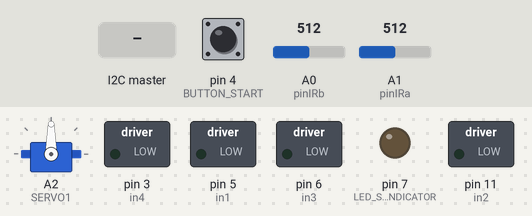
Simulated run of this sketch. Board: Arduino Uno, built with avr-gcc and run on an emulated ATmega328P. On the bench: servo, switched loads named in the sketch (green lamp = pin HIGH), output pins drawn as LEDs (lit = HIGH). The inputs (shaded band) are chosen by the test bench; at power-on: pin 4 (BUTTON_START) HIGH, A0 (pinIRb) = 512, A1 (pinIRa) = 512. What the sketch prints to the serial monitor is not drawn.

Above: at 1.3 s.
1.4 s: pin 4 (BUTTON_START) pulled LOW for 3.2 s
6.1 s: the I2C master sends the byte 5
At 8.0 s:
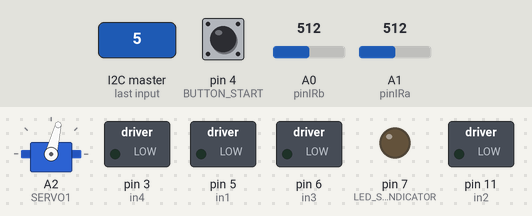
9.1 s: A0 (pinIRb) set to 716
10.6 s: A1 (pinIRa) set to 716
12.1 s: the I2C master sends the byte 0
Timing chart, 0 to 15.2 s (numbered marks = the images above; inputs shaded):
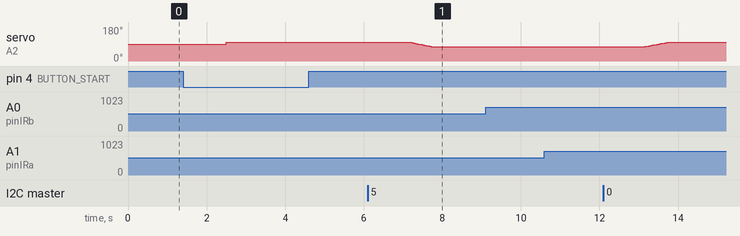

The sketch:

UNO_main.ino
```cpp
#include <Servo.h>
#include "UNO2ESPComm.h"

#define SERVO1 A2

//start UI
#define CAMERA_MODEL_AI_THINKER
const int LED_START_INDICATOR = 7;
const int SWITCH_0 = 2;
const int SWITCH_1 = 17; //A3
const int BUTTON_START = 4;

//IR
const int pinIRa = A1;
const int pinIRb = A0;
const int SIZE = 5;
int IRa_last_readings[SIZE];
int IRb_last_readings[SIZE];
int IRaIndex = 0;
int IRbIndex = 0;
bool IR_debug = true;

//motors
const int in1 = 5;
const int in2 = 11;
const int in3 = 6;
const int in4 = 3;

bool debug = false;
int IRvalueA = 0;
int IRvalueB = 0;
int initial_readingsA[5];
int initial_readingsB[5];

bool dataOut[4] = {true, false, true, false}; // Initial state is red for both sensors

int maxInitialValueA = 0;
int maxInitialValueB = 0;
float minThresholdA = 0;  // Declare as global variables
float maxThresholdA = 0;
float minThresholdB = 0;
float maxThresholdB = 0;
int left = 0;
int right = 0;
//part of the setup is how upon start, the bot will wait 5 seconds and then start moving.
//During these 5 seconds, the initial_readings array will be filled with values for the red square

Servo myservo;

enum GripperState
{
  opened,
  closed
};

GripperState gripper_state;

void handleMotors();
void handleIR();
void handleGripper();
void doOnBlack();
int motorsMapDeadzone(int pwm);
void setMotors(int left, int right);
void serialMotorControl();

void setup()
{
  Serial.begin(115200);

  pinMode(pinIRa, INPUT);
  pinMode(pinIRb, INPUT);
  pinMode(in1, OUTPUT);
  pinMode(in2, OUTPUT);
  pinMode(in3, OUTPUT);
  pinMode(in4, OUTPUT);
  digitalWrite(in1, LOW);
  digitalWrite(in2, LOW);
  digitalWrite(in3, LOW);
  digitalWrite(in4, LOW);


  //start UI
  pinMode(LED_START_INDICATOR, OUTPUT);
  pinMode(SWITCH_0, INPUT_PULLUP);
  pinMode(SWITCH_1, INPUT_PULLUP);
  pinMode(BUTTON_START, INPUT_PULLUP);
  digitalWrite(LED_START_INDICATOR, LOW);

  myservo.attach(SERVO1);

  for (int i = 0; i < SIZE; i++) {
    IRa_last_readings[i] = 0;
    IRb_last_readings[i] = 0;
  }

  for (int i = 0; i < 5; i++) {
    initial_readingsA[i] = analogRead(pinIRa);
    initial_readingsB[i] = analogRead(pinIRb);

    if (initial_readingsA[i] > maxInitialValueA) {
      maxInitialValueA = initial_readingsA[i]; // Find the maximum value from initial readings for sensor A
    }

    if (initial_readingsB[i] > maxInitialValueB) {
      maxInitialValueB = initial_readingsB[i]; // Find the maximum value from initial readings for sensor B
    }

    delay(500); // Delay between readings
  }

  // Calculate thresholds based on the maximum initial value
  minThresholdA = maxInitialValueA * 1.1;
  maxThresholdA = maxInitialValueA * 2;

  minThresholdB = maxInitialValueB * 1.1;
  maxThresholdB = maxInitialValueB * 2;
//


  Serial.println("Thresholds for Sensor A:");
  Serial.print("Min: ");
  Serial.println(minThresholdA);
  Serial.print("Max: ");
  Serial.println(maxThresholdA);

  Serial.println("Thresholds for Sensor B:");
  Serial.print("Min: ");
  Serial.println(minThresholdB);
  Serial.print("Max: ");
  Serial.println(maxThresholdB);

  myservo.write(100);

  esp.begin(0x55);

  while(digitalRead(BUTTON_START))
  {
    esp.scan();// wait for user to set switches until they press the button
    int color_target = ReadColorButtons();
    esp.TX_data.egg_color = color_target;
  }
  StartSequence();

}

void loop()
{
//   serialMotorControl();


//  IRvalueA = analogRead(pinIRa);
//  IRvalueB = analogRead(pinIRb);
//
//  Serial.print("right sensor: ");
//  Serial.print(IRvalueA); Serial.print(", ");
//  if (isGray(IRvalueA, minThresholdA, maxThresholdA)) {
//    Serial.print("gray");
//  } else if (isBlack(IRvalueA, maxThresholdA)) {
//    Serial.print("black");
//  } else {
//    Serial.print("red");
//  }
//
//  Serial.print("\t left sensor: ");
//  Serial.print(IRvalueB); Serial.print(", ");
//  if (isGray(IRvalueB, minThresholdB, maxThresholdB)) {
//    Serial.println("gray");
//  } else if (isBlack(IRvalueB, maxThresholdB)) {
//    Serial.println("black");
//  } else {
//    Serial.println("red");
//  }
//
//  delay(250);

  esp.scan();

  handleMotors();
  handleIR();
  handleGripper();
}

void BlinkStartLED() {
  Serial.println("Blinking START LED!");
  for (int i = 0; i < 5; i++) {
    digitalWrite(LED_START_INDICATOR, HIGH);
    delay(500);
    digitalWrite(LED_START_INDICATOR, LOW);
    delay(500);
  }
  //digitalWrite(LED_START_INDICATOR, HIGH);
}

void StartSequence() {

  Serial.print("color-number is: "); Serial.println(esp.TX_data.egg_color);
  //  BlinkStartLED();
  esp.TX_data.start = true;
}

int ReadColorButtons() {
  int bit0 = digitalRead(SWITCH_0); // bits are 0 or 1
  int bit1 = digitalRead(SWITCH_1);

  return (bit1 << 1) | bit0;  //returns int 0, 1, 2, or 3
}

void handleMotors()
{
  int left = esp.getMotorInput(LEFT);
  int right = esp.getMotorInput(RIGHT);
  Serial.print("left, right: "); Serial.print(left); Serial.print('\t'); Serial.println(right);
  setMotors(left, right);

  if(esp.rx_time_out_flag)
    Serial.println("RX Time OUT!");
}
void handleIR()
{
  IRvalueA = analogRead(pinIRa);
  IRvalueB = analogRead(pinIRb);

  IRa_last_readings[IRaIndex] = IRvalueA;
  IRb_last_readings[IRbIndex] = IRvalueB;

  IRaIndex = (IRaIndex + 1) % SIZE;
  IRbIndex = (IRbIndex + 1) % SIZE;

  float avg_A = 0;
  float avg_B = 0;

  for (int i = 0; i < SIZE; i++){
    avg_A += IRa_last_readings[i];
    avg_B += IRb_last_readings[i];
  }

  avg_A /= SIZE;
  avg_B /= SIZE;
  if (IR_debug){
    Serial.print("left sensor: ");
    Serial.print(IRvalueA); Serial.print("\n");
    Serial.print("left sensor AVERAGE: ");
    Serial.print(avg_A); Serial.print("\nleft sensor sees: ");
  }


  // Check and update the color status for sensor A
  if (isGray(avg_A, minThresholdA, maxThresholdA)) {
    dataOut[0] = false;
    dataOut[1] = false;
    Serial.println("gray\n");

  } else if (isBlack(avg_A, maxThresholdA)) {
    dataOut[0] = false;
    dataOut[1] = true;
    Serial.println("black\n");
    doOnBlack();
  } else {
    dataOut[0] = true;
    dataOut[1] = false;
    Serial.println("red\n");

  }
  if(IR_debug){
    Serial.print("right sensor: ");
    Serial.print(IRvalueB); Serial.print("\n");
    Serial.print("right sensor AVERAGE: ");
    Serial.print(avg_B); Serial.print("\nright sensor sees: ");
  }


  // Check and update the color status for sensor B
  if (isGray(avg_B, minThresholdB, maxThresholdB)) {
    dataOut[2] = false;
    dataOut[3] = false;
    Serial.println("gray\n");
  } else if (isBlack(avg_B, maxThresholdB)) {
    dataOut[2] = false;
    dataOut[3] = true;
    doOnBlack();
    Serial.println("black\n");
  } else {
    dataOut[2] = true;
    dataOut[3] = false;
    Serial.println("red\n");
  }

  esp.setFieldValues(dataOut);
}
void handleGripper()
{
  const int pos_opened = 100;
  const int pos_closed = 75;

  if(esp.RX_data.gripper_signal && gripper_state == opened)
  {
    esp.TX_data.gripper_active = true;
    for (int pos = pos_opened; pos >= pos_closed; pos -= 2)  // goes from 0 degrees to 180 degrees    // in steps of 1 degree
    {
       myservo.write(pos);              // tell servo to go to position in variable 'pos'
       delay(50);                       // waits 50ms for the servo to reach the position
    }
    gripper_state = closed;
    esp.TX_data.gripper_active = false;
  }
  else if(!esp.RX_data.gripper_signal && gripper_state == closed)
  {
    esp.TX_data.gripper_active = true;
    for (int pos = pos_closed; pos <= pos_opened; pos += 2)  // goes from close degrees to open degrees    // in steps of 1 degree
    {
       myservo.write(pos);              // tell servo to go to position in variable 'pos'
       delay(50);                       // waits 50ms for the servo to reach the position
    }
    gripper_state = opened;
    esp.TX_data.gripper_active = false;
  }
}

int motorsMapDeadzone(int pwm)
{
  const int minPWM = 50;
  const int maxPWM = 255;

  if(pwm == 0)
    return 0;

  bool neg = pwm < 0;
  if(neg)
    pwm *= -1;

  pwm = minPWM + pwm * ((maxPWM - minPWM) / (float)maxPWM);

  if(neg)
    pwm *= -1;

  return pwm;
}

void serialMotorControl()
{
  switch(Serial.read())
  {
    case 'l':
    {
      left = Serial.parseInt();
      break;
    }
    case 'r':
    {
      right = Serial.parseInt();
      break;
    }
    case 'b':
    {
      right = left = Serial.parseInt();
      break;
    }
    // default:
    //   left = right = 0;
  }
  setMotors(left, right);
}

void setMotors(int left, int right)
{
  left = motorsMapDeadzone(left);
  right = motorsMapDeadzone(right);
  Serial.print("mapped     : "); Serial.print(left); Serial.print('\t'); Serial.println(right);

  if(esp.rx_time_out_flag)
  {
    left = 0;
    right = 0;
    Serial.println("timeout in setMotors!");
  }
  if(left < 0)
  {
    digitalWrite(in4, LOW);
    analogWrite(in3, -left);
//    Serial.println("left backwards");
  }
  else
  {
    digitalWrite(in3, LOW);
    analogWrite(in4, left);
//    Serial.println("left forwards");
  }

  if(right < 0)
  {
    digitalWrite(in2, LOW);
    analogWrite(in1, -right);
//    Serial.println("right backwards");
  }
  else
  {
    digitalWrite(in1, LOW);
    analogWrite(in2, right);
//    Serial.println("right forwards");
  }
}

bool isGray(int value, float minThreshold, float maxThreshold) {
  return (value >= minThreshold && value <= maxThreshold);
}

bool isBlack(int value, float threshold) {
  return (value > threshold);
}

void doOnBlack()
{
  if(!esp.rx_time_out_flag && esp.stopOnEdge())
  {
    setMotors(-180, -180);
    delay(100);
    setMotors(0, 0);

    esp.rx_time_out_flag = true;
  }
}
```

UNO2ESPComm.cpp
```cpp
#include "UNO2ESPComm.h"

UNO2ESPComm esp;

UNO2ESPComm::UNO2ESPComm(uint8_t addr)
{
  setAddr(addr);
}

void UNO2ESPComm::begin(uint8_t addr)
{
  if(addr < 0)
  {
    Serial.println("invalid I2C address for UNO!");
    while(1);
  }
  this->addr = addr;
  Wire.begin(addr);
  Wire.onReceive(wireReceiveHandler);
  Wire.onRequest(wireRequestHandler);
  Serial.print("UNO is now an I2C slave device with address 0x");
  if(addr < 16) Serial.print('0');
  Serial.println(addr, HEX);
}

bool UNO2ESPComm::scan()
{
  bool esp_interaction = false;
  if(data_received)
  {
    Wire.readBytes((uint8_t*)&RX_data, sizeof(ESP_RX));
    data_received = false;
    has_received = true;
    esp_interaction = true;
    last_rx_msg_time = millis();
    rx_time_out_flag = false;
  }
  else
  {
    if(millis() - last_rx_msg_time > rx_time_out_value)
      rx_time_out_flag = true;
  }
  if(data_requested)
  {
    data_requested = false;
    has_requested = true;
    esp_interaction = true;
  }
  return esp_interaction;
}

uint8_t UNO2ESPComm::eventType()
{
  int type = 0;
  if(has_received)
    type += 1;
  if(has_requested)
    type += 2;

  has_requested = has_received = false;
  return type;
}

void UNO2ESPComm::setAddr(uint8_t addr)
{
  this->addr = addr;
}

void UNO2ESPComm::setRXTimeOut(int ms)
{
  rx_time_out_value = ms;
}

void UNO2ESPComm::printRXData()
{
  Serial.println();
  Serial.println("Sent to ESP:\n");
  Serial.println("\tfield_detection:\t"); Serial.println(TX_data.field_detection, BIN);
//  Serial.print("\tgripper_success:\t"); Serial.println((TX_data.gripper_success ? "true" : "false"));
}

void UNO2ESPComm::printTXData()
{
  Serial.println();
  Serial.println("Recieved from ESP:\n");
  Serial.print("\tgripper_signal: "); Serial.println(RX_data.gripper_signal);
  Serial.print("\tmotor_control_linear: "); Serial.println(RX_data.motor_control_linear);
  Serial.print("\tmotor_control_angular: "); Serial.println(RX_data.motor_control_angular);
}

void UNO2ESPComm::wireReceiveHandler(int num_bytes)
{
  data_received = true;
}

void UNO2ESPComm::wireRequestHandler()
{
  data_requested = true;
  Wire.write((uint8_t*)&TX_data, sizeof(ESP_TX));
}

void UNO2ESPComm::setFieldValues(bool left_bit1, bool left_bit0, bool right_bit1, bool right_bit0)
{
  TX_data.field_detection = 0;

  if(left_bit1)
    TX_data.field_detection |= (1 << 3);

  if(left_bit0)
    TX_data.field_detection |= (1 << 2);

  if(right_bit1)
    TX_data.field_detection |= (1 << 1);

  if(right_bit0)
    TX_data.field_detection |= 1;
}

const int min_pwm = 70;
int UNO2ESPComm::getMotorInput(Direction side)
{
  if(rx_time_out_flag) // return zero if esp stops communicating
    return 0;

  // The final value is combination of forward and angular speed e.g. when
  // turning CCW the left wheel turns a bit slower than movement speed and
  // the right wheel turns slightly faster.
  float value = RX_data.motor_control_linear;
  if(side == LEFT)
    value -= (0.5 * RX_data.motor_control_angular);
  else // side == RIGHT
    value += (0.5 * RX_data.motor_control_angular);

  // Clamp value between -1.0 and 1.0
  if(value > 1)
    value = 1;
  else if(value < -1)
    value = -1;

  // map from (-1, 1) to (-255, 255)
  return value * 255;
}

void UNO2ESPComm::setFieldValues(bool* vals)
{
  setFieldValues(vals[0], vals[1], vals[2], vals[3]);
}

bool UNO2ESPComm::stopOnEdge()
{
  return RX_data.stop_on_edge;
}

bool UNO2ESPComm::data_received = false;
bool UNO2ESPComm::data_requested = false;
UNO2ESPComm::ESP_RX UNO2ESPComm::RX_data;
UNO2ESPComm::ESP_TX UNO2ESPComm::TX_data;
```

UNO2ESPComm.h
```cpp
#ifndef UNO_2_ESP_COMM
#define UNO_2_ESP_COMM

#include <arduino.h>
#include <Wire.h>


/*
//Example minimum implementation:

void setup()
{
  Serial.begin(155200);
  esp.begin(0x55);
}

void loop()
{
  esp.scan(); // should happen often enough to not trigger receiver timeout
}
 */

enum Direction
{
  LEFT,
  RIGHT
};

class UNO2ESPComm
{
private:
  uint8_t addr = -1; // address must be set before the begin function is called,
                     // either in the object constructor, setAddr(), or as an arg
                     // to begin itself

  // used internally, reset with scan function
  static bool data_received;
  static bool data_requested;

  // these stay set until client checks with the eventType function
  bool has_received = false;
  bool has_requested = false;

  long last_rx_msg_time = 0;
  int rx_time_out_value = 1200;


public:
  UNO2ESPComm(){}
  UNO2ESPComm(uint8_t addr);

  void begin(uint8_t addr = -1);

  bool rx_time_out_flag;

  bool scan();  // must be called frequently to check for data in the receive buffer
  uint8_t eventType();  // can be called whenever, returns 0 for no event, 1 for receive, 2 for request, or 3 for both
  void setAddr(uint8_t addr);
  void printRXData();
  void printTXData();
  void setRXTimeOut(int ms);

  // static functions passed to the Wire library, called in ISR routines
  static void wireReceiveHandler(int num_bytes);
  static void wireRequestHandler();

  // helper functions
  void setFieldValues(bool left_bit1, bool left_bit0, bool right_bit1, bool right_bit0);
  void setFieldValues(bool* vals);
  int getMotorInput(Direction side);
  bool stopOnEdge();

  // the mirror of the esp's UNO_TX struct
  struct __attribute__((packed)) ESP_RX
  {
    bool gripper_signal;
    float motor_control_linear;
    float motor_control_angular;
    bool stop_on_edge;
  } static RX_data; // the actual variable is called RX_data

  // the mirror of the esp's UNO_RX struct
  struct __attribute__((packed)) ESP_TX
  {
    uint8_t field_detection;
    bool gripper_active = false;
    bool start = false;
    int8_t egg_color = -1; //0: pink, 1: yellow, 2: green, 3: blue
  } static TX_data;
};

extern UNO2ESPComm esp; // global esp object

//get motor control data:
// linear float: esp.RX_data.motor_control_linear
// angular float: esp.RX_data.motor_contorl_angular

#endif
```

Measured:
- after the input at 6.1 s, servo on A2 (SERVO1): moves from 100° to 76° over 0.55 s, starting after 1.1 s
